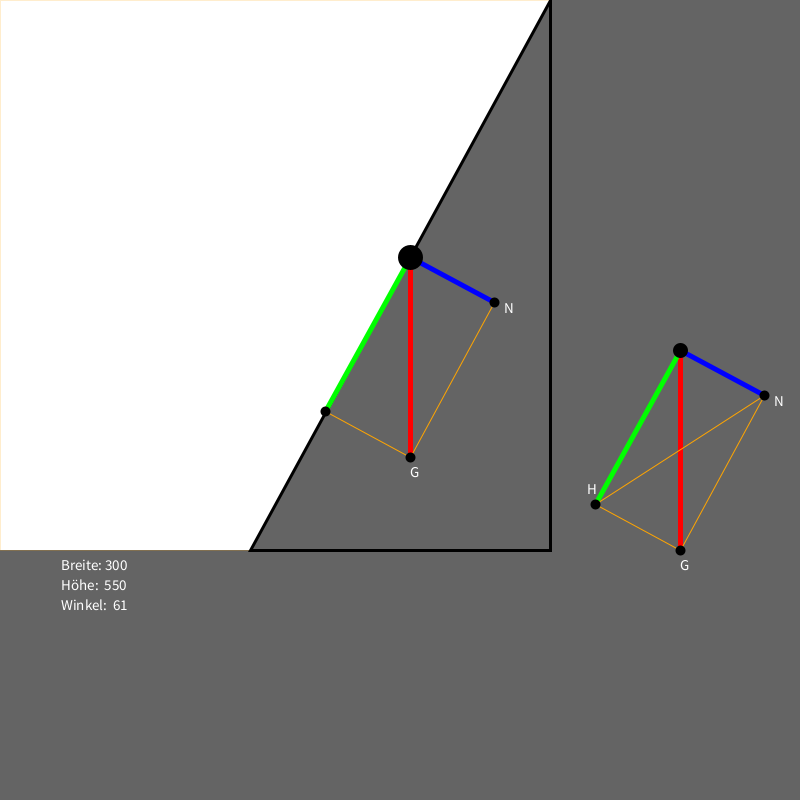
Frame 1 (no input)
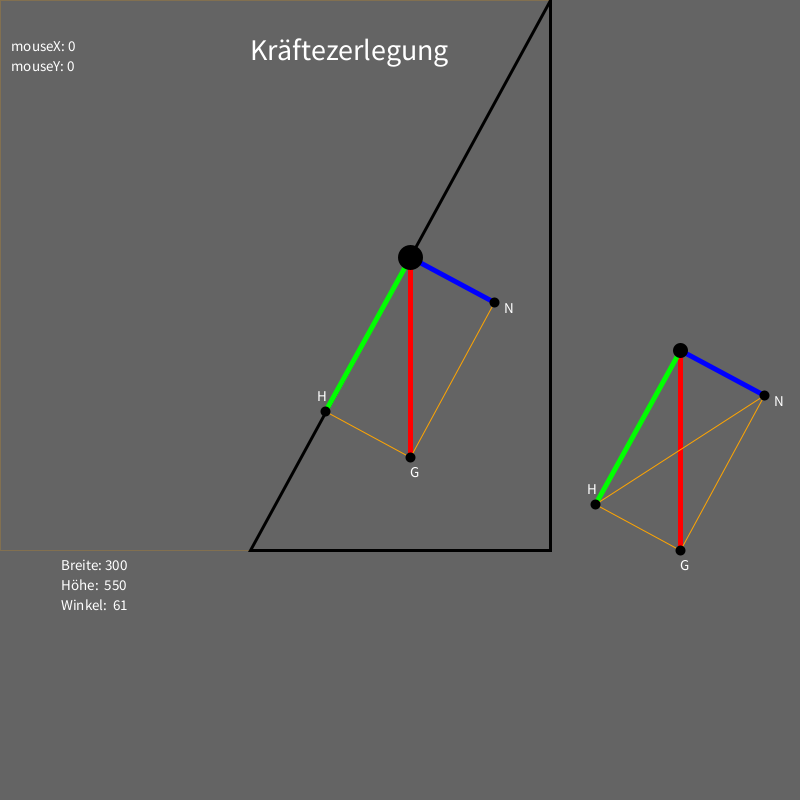
Frame 60 (the mouse pressed at the canvas centre just before this capture)
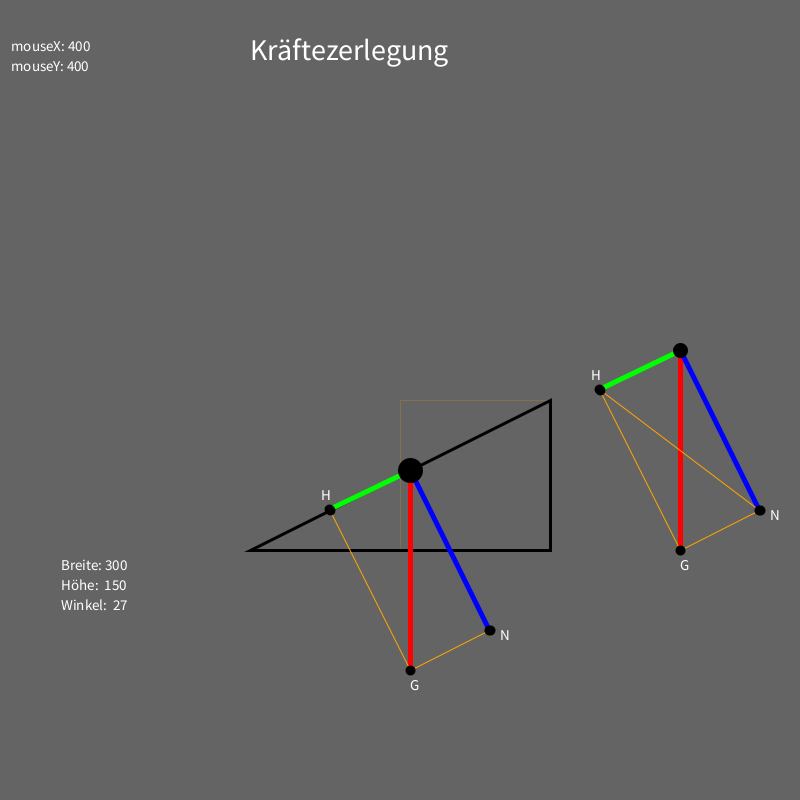
Frame 120 (the mouse held since frame 60 and released just before this capture)

The Processing sketch that drew these frames (run headless with seeded random() and noise(); from frame 60 on, the mouse is pressed at the canvas centre):

// Processing sketch: Kr_ftezerlegung
// ── Kr_ftezerlegung.pde
float fg = 200;


// p = ]-150,150[
int p = 10;
int v = 280;


void setup() {
  size(800, 800);
  background(110);
  rectMode(CORNERS);
}

void draw() {
  background(100);
  
  
  

  textSize(30);
  text("Kräftezerlegung", 250, 60);

  translate(width/2, height/2 + 150);
  float mouseP = -((mouseY-(height/2+150)));
  
  float hoehe = mouseP;
  float alpha;

  alpha = atan(hoehe/300);


  PVector H = new PVector (0, fg*sin(alpha));
  PVector N = new PVector (0, fg*cos(alpha));
  PVector G = new PVector(0, fg);
  
  beginShape();
  
  strokeWeight(1);
  stroke(255, 165, 0,50);
 vertex(mouseX-width/2,0);
  vertex(mouseX-width/2,mouseY-(height/2+150));
  vertex(150,mouseY-(height/2+150));
  vertex(-150,0);
  
  endShape(CLOSE);



  //Dreieck
  beginShape();

  stroke(0);
  strokeWeight(3);
  noFill();
  vertex(-150, 0);
  vertex(150, 0);
  vertex(150, (mouseY-height/2-150));
  endShape(CLOSE);


  //Vector
  translate(p, (mouseY-height/2-150)*(150+p)/300);

  strokeWeight(5);

  //G
  stroke(255, 0, 0);
  line(0, 0, G.x, G.y);

  //H   
  stroke(0, 255, 0);
  H.rotate(PI/2-alpha);
  line(0, 0, H.x, H.y);

  //N
  stroke(0, 0, 255);
  N.rotate(2*PI-alpha);
  line(0, 0, N.x, N.y);



  //Hilflinien

  beginShape();

  strokeWeight(1);
  stroke(255, 165, 0);

  vertex(N.x, N.y);
  vertex(G.x, G.y);
  vertex(H.x, H.y);

  endShape();

  //Punkte
  stroke(0);
  strokeWeight(25);
  point(0, 0);
  strokeWeight(10);
  point(H.x, H.y);
  point(G.x, G.y);
  point(N.x, N.y);
  



  //Beschriftung

  textSize(15);
  text("G", G.x, G.y+20);
  text("H", H.x-10, H.y-10);
  text("N", N.x+10, N.y+10);

  text("Höhe:  "+floor(hoehe), -350, -(mouseY-height/2-150)*(150+p)/300+40);
  text("Breite: 300", -350, -(mouseY-height/2-150)*(150+p)/300+20);
  text("Winkel:  "+round(degrees(alpha)), -350, -(mouseY-height/2-150)*(150+p)/300+60);
  
  text("mouseX: " + mouseX, -400,-(mouseY-height/2-150)*(150+p)/300-500);
   text("mouseY: " + mouseY, -400,-(mouseY-height/2-150)*(150+p)/300-480);
  







  /////////////////////////////////////////////////////////////////////////////////////////
  // Zweites Kräfted.

  //Vector
  translate(-p, -(mouseY-height/2-150)*(150+p)/300);
  translate(v, -200);

  strokeWeight(5);

  //G
  stroke(255, 0, 0);
  line(0, 0, G.x, G.y);

  //H   
  stroke(0, 255, 0);
  //   H.rotate(PI/2-alpha);
  line(0, 0, H.x, H.y);

  //N
  stroke(0, 0, 255);
  //  N.rotate(2*PI-alpha);
  line(0, 0, N.x, N.y);



  //Hilflinien

  beginShape();

  strokeWeight(1);
  stroke(255, 165, 0);

  vertex(N.x, N.y);
  vertex(G.x, G.y);
  vertex(H.x, H.y);


  endShape(CLOSE);

  //Punkte
  stroke(0);
  strokeWeight(15);
  point(0, 0);
  strokeWeight(10);
  point(H.x, H.y);
  point(G.x, G.y);
  point(N.x, N.y);


  //Beschriftung

  textSize(15);
  text("G", G.x, G.y+20);
  text("H", H.x-10, H.y-10);
  text("N", N.x+10, N.y+10);
}
